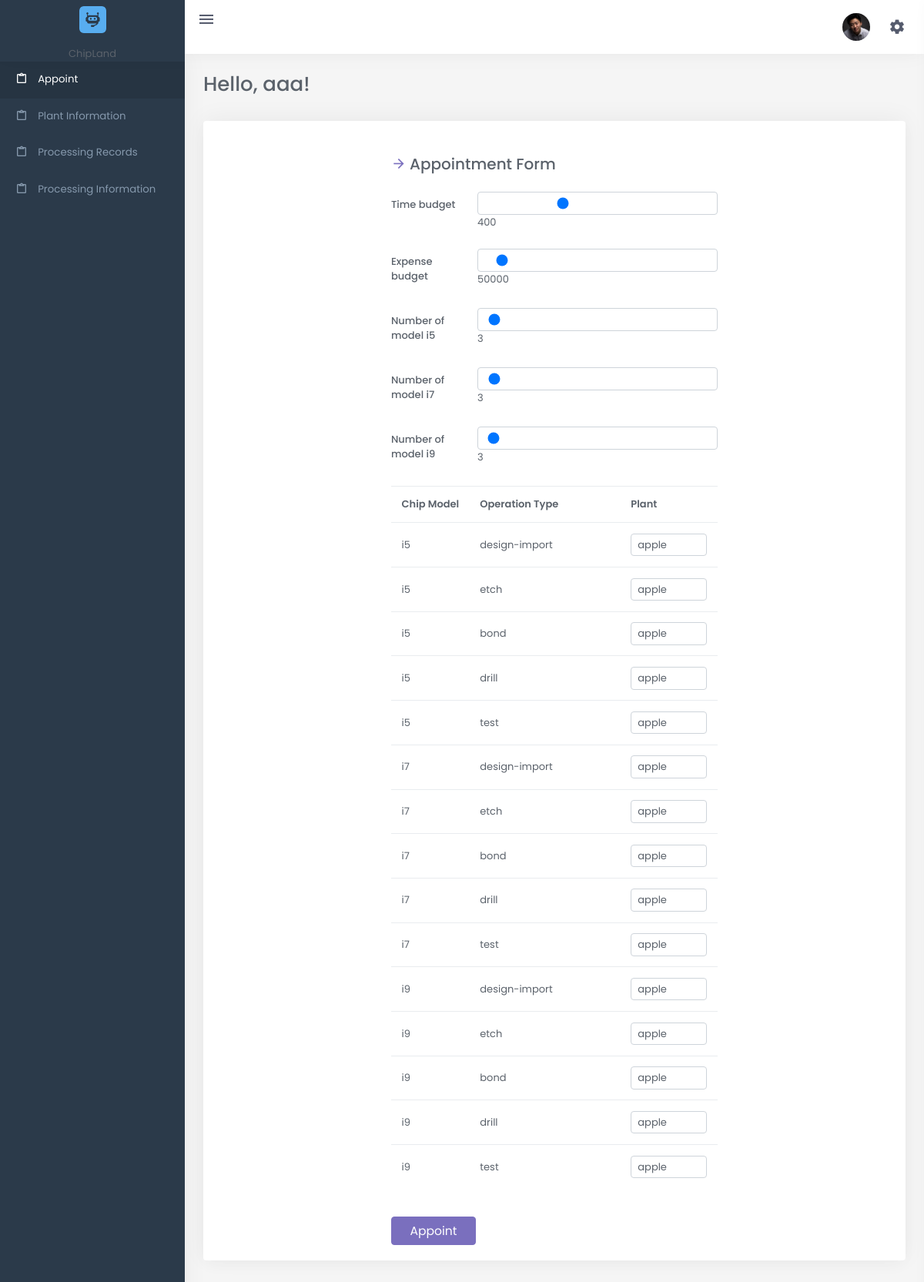
The app's page /c-appoint.php (signed in) with its own data.
### tables this page shows
CREATE TABLE Operation_Types
(
  `priority` INT NOT NULL,
  operation_type CHAR(20) NOT NULL,
  chip_model CHAR(20) NOT NULL,
  PRIMARY KEY (operation_type, chip_model),
  FOREIGN KEY (chip_model) REFERENCES Chip_Models(chip_model)
);

### c-appoint.php (called while the page is built, shortened)
<?php
require_once "frontend/shared/homepage.php"
?>

### frontend/single/c-appoint-table.php (the view)
<div class="col-lg-3"></div>
<div class="col-lg-6">
    <div class="mt-4">
        <h5 class="font-size-20 mb-4" style="margin-top: 20px"><i
                class="mdi mdi-arrow-right text-primary me-1"></i>Appointment Form</h5>
        <form action="c-appoint.php" method="post">
            <div class="row mb-4">
                <label for="horizontal-firstname-input" class="col-sm-3 col-form-label">Time budget</label>
                <div class="col-sm-9">
                    <input type="range" min="100" max="1000" value="400"
                        oninput="this.nextElementSibling.value = this.value" class="form-control"
                        id="horizontal-firstname-input" name="time_budget" required="required" />
                    <output>400</output>
                </div>
            </div>
            <div class="row mb-4">
                <label for="horizontal-firstname-input" class="col-sm-3 col-form-label">Expense budget</label>
                <div class="col-sm-9">
                    <input type="range" min="10000" max="1000000" value="50000"
                        oninput="this.nextElementSibling.value = this.value" class="form-control"
                        id="horizontal-firstname-input" name="expense_budget" required="required" />
                    <output>50000</output>
                </div>
            </div>
            <div class="row mb-4">
                <label for="horizontal-firstname-input" class="col-sm-3 col-form-label">Number of model i5</label>
                <div class="col-sm-9">
                    <input type="range" min="1" max="1000" value="3"
                        oninput="this.nextElementSibling.value = this.value" class="form-control"
                        id="horizontal-firstname-input" name="num_i5" required="required" />
                    <output>3</output>
                </div>
            </div>
            <div class="row mb-4">
                <label for="horizontal-firstname-input" class="col-sm-3 col-form-label">Number of model i7</label>
                <div class="col-sm-9">
                    <input type="range" min="1" max="1000" value="3"
                        oninput="this.nextElementSibling.value = this.value" class="form-control"
                        id="horizontal-firstname-input" name="num_i7" required="required" />
                    <output>3</output>
                </div>
            </div>
            <div class="row mb-4">
                <label for="horizontal-firstname-input" class="col-sm-3 col-form-label">Number of model i9</label>
                <div class="col-sm-9">
                    <input type="range" min="1" max="10000" value="3"
                        oninput="this.nextElementSibling.value = this.value" class="form-control"
                        id="horizontal-firstname-input" name="num_i9" required="required" />
                    <output>3</output>
                </div>
            </div>
            <div class="row justify-content-end" id="aaa">
                <div class="table-responsive" id="ttt">
                    <table class="table table-editable table-nowrap align-middle table-edits">
                        <thead>
                            <tr>
                                <th>Chip Model</th>
                                <th>Operation Type</th>
                                <th>Plant</th>
                            </tr>
                        </thead>
                        <tbody>
                            <?php
                            $operation_types = $mysqli->query("SELECT `chip_model`, `operation_type` FROM Operation_Types ORDER BY `chip_model`, `priority`");
                            $name = 1;
                            while ($operation_type_row = mysqli_fetch_array($operation_types)) {
                                echo '<tr>
                                    <td data-field="Chip Model" style="width: 80px">' . $operation_type_row['chip_model'] . '</td>
                                    <td data-field="Operation Type">' . $operation_type_row['operation_type'] . '</td>
                                    <td data-field="Plant">
                                    <select name="' . $name . '" class="form-control" required="required">';
                                $name++;
                                $plants = $mysqli->query("SELECT plant_name FROM Plants");
                                while ($plant_row = mysqli_fetch_array($plants)) {
                                    echo '<option>' . $plant_row['plant_name'] . '</option>';
                                }
                                echo '</select>
                                    </td>
                                    </tr>';
                            }
                            ?>
                        </tbody>
                    </table>
                </div>
                <div style="margin-top:20px;">
                    <button type="submit" class="btn btn-primary w-md" style="font-size:larger">Appoint</button>
                </div>
            </div>
        </form>
    </div>
</div>

### frontend/shared/homepage.php (shortened to what this page needs)
<?php
$client = "consumer";
if ($requiring_file_name == "c-appoint.php") {
    $required_file_name = "frontend/single/c-appoint-table.php";
} elseif ($requiring_file_name == "c-plant-info.php") {
    $title = "Plant Information";
    $required_file_name = "frontend/shared/plant-info-table.php";
} elseif ($requiring_file_name == "c-pro-records.php") {
    $title = "Consumer Processing Records";
    $required_file_name = "frontend/shared/pro-records-chart.php";
} elseif ($requiring_file_name == "c-pro-info.php") {
    $title = "Consumer Processing Information";
    $required_file_name = "frontend/single/c-pro-info-table.php";
} elseif ($requiring_file_name == "p-publish.php") {
    $client = "plant";
    $title = "Plant Publish";
    $required_file_name = "frontend/single/p-publish-table.php";
} elseif ($requiring_file_name == "p-accept.php") {
    $client = "plant";
    $title = "Plant Accept";
    $required_file_name = "frontend/single/p-accept-table.php";
} elseif ($requiring_file_name == "p-plant-info.php") {
    $client = "plant";
    $title = "Plant Information";
    $required_file_name = "frontend/shared/plant-info-table.php";
} elseif ($requiring_file_name == "p-pro-records.php") {
    $client = "plant";
    $title = "Plant Processing Records";
    $required_file_name = "frontend/shared/pro-records-chart.php";
} elseif ($requiring_file_name == "p-pro-info.php") {
    $client = "plant";
    $title = "Plant Processing Information";
    $required_file_name = "frontend/single/p-pro-info-table.php";
}
?>
<!DOCTYPE html>
<html lang="en">
<head>
    <link href="assets/css/bootstrap.min.css" id="bootstrap-style" rel="stylesheet" type="text/css">
    <link href="assets/css/icons.min.css" rel="stylesheet" type="text/css">
    <link href="assets/css/app.min.css" id="app-style" rel="stylesheet" type="text/css">
</head>
<body data-sidebar="dark">
    <div id="layout-wrapper">
        <header id="page-topbar">
            <div class="navbar-header">
                <div class="d-flex">
                    <div class="navbar-brand-box">
                        <a href="index.php" class="logo logo-light">
                            <span class="logo-lg">
                                <img src="images/index/robot1.png" alt="" height="35">
                            </span>
                        </a>
                        <div>ChipLand</div>
                    </div>
                    <button type="button"
                        class="btn btn-sm px-3 font-size-24 header-item waves-effect vertical-menu-btn">
                        <i class="mdi mdi-menu"></i>
                    </button>
                </div>
                <div class="d-flex">
                    <div class="dropdown d-inline-block">
                        <button type="button" class="btn header-item waves-effect" id="page-header-user-dropdown"
                            data-bs-toggle="dropdown" aria-haspopup="true" aria-expanded="false">
                            <img class="rounded-circle header-profile-user" src="assets/picture/user-4.jpg"
                                alt="Header Avatar">
                        </button>
                    </div>
                    <div class="dropdown d-inline-block">
                        <button type="button" class="btn header-item noti-icon right-bar-toggle waves-effect">
                            <i class="mdi mdi-spin mdi-cog"></i>
                        </button>
                    </div>
                </div>
            </div>
        </header>
        <div class="vertical-menu">
            <div data-simplebar="" class="h-100">
                <div id="sidebar-menu">
                    <ul class="metismenu list-unstyled" id="side-menu">
                        <?php
                        if ($client == "consumer") {
                            echo '
                                    <li>
                                        <a href="c-appoint.php" class="waves-effect">
                                            <i class="mdi mdi-clipboard-outline"></i>
                                            <span>Appoint</span>
                                        </a>
                                    </li>
                                    <li>
                                        <a href="c-plant-info.php" class="waves-effect">
                                            <i class="mdi mdi-clipboard-outline"></i>
                                            <span>Plant Information</span>
                                        </a>
                                    </li>
                                    <li>
                                        <a href="c-pro-records.php" class="waves-effect">
                                            <i class="mdi mdi-clipboard-outline"></i>
                                            <span>Processing Records</span>
                                        </a>
                                    </li>
                                    <li>
                                        <a href="c-pro-info.php" class="waves-effect">
                                            <i class="mdi mdi-clipboard-outline"></i>
                                            <span>Processing Information</span>
                                        </a>
                                    </li>
                                ';
                        }
                        ?>
                    </ul>
                </div>
            </div>
        </div>
        <div class="main-content">
            <div class="page-content">
                <div class="container-fluid">
                    <div class="row">
                        <div class="col-sm-6">
                            <div class="page-title-box">
                                <?php
                                if ($client == "consumer") {
                                    $name = $_SESSION['consumer_name'];
                                } else {
                                    $name = $_SESSION['plant_name'];
                                }
                                ?>
                                <h2>Hello, <?php echo "$name" ?>! </h2>
                            </div>
                        </div>
                    </div>
                    <div class="row">
                        <div class="col-lg-12">
                            <div class="card">
                                <div class="card-body">
                                    <div class="row">
                                        <?php require_once "$required_file_name"; ?>
                                    </div>
                                </div>
                            </div>
                        </div>
                    </div>
                </div>
            </div>
        </div>
</body>
</html>

### records on screen
operation_types: chip_model "i5", operation_type "design-import"
operation_types: chip_model "i5", operation_type "etch"
operation_types: chip_model "i5", operation_type "bond"
operation_types: chip_model "i5", operation_type "drill"
operation_types: chip_model "i5", operation_type "test"
operation_types: chip_model "i7", operation_type "design-import"
operation_types: chip_model "i7", operation_type "etch"
operation_types: chip_model "i7", operation_type "bond"
operation_types: chip_model "i7", operation_type "drill"
operation_types: chip_model "i7", operation_type "test"
operation_types: chip_model "i9", operation_type "design-import"
operation_types: chip_model "i9", operation_type "etch"
operation_types: chip_model "i9", operation_type "bond"
operation_types: chip_model "i9", operation_type "drill"
operation_types: chip_model "i9", operation_type "test"

### other values on screen
$name "aaa"
form field value "apple"
